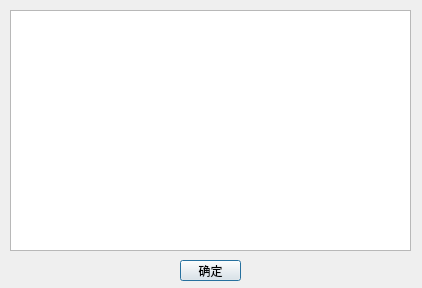
<?xml version="1.0" encoding="UTF-8"?>
<ui version="4.0">
 <class>Port</class>
 <widget class="QDialog" name="Port">
  <property name="geometry">
   <rect>
    <x>0</x>
    <y>0</y>
    <width>422</width>
    <height>288</height>
   </rect>
  </property>
  <property name="sizePolicy">
   <sizepolicy hsizetype="Fixed" vsizetype="Fixed">
    <horstretch>0</horstretch>
    <verstretch>0</verstretch>
   </sizepolicy>
  </property>
  <property name="windowTitle">
   <string>选择监听端口</string>
  </property>
  <widget class="QListView" name="listView">
   <property name="geometry">
    <rect>
     <x>10</x>
     <y>10</y>
     <width>401</width>
     <height>241</height>
    </rect>
   </property>
  </widget>
  <widget class="QPushButton" name="btn">
   <property name="geometry">
    <rect>
     <x>180</x>
     <y>260</y>
     <width>61</width>
     <height>21</height>
    </rect>
   </property>
   <property name="text">
    <string>确定</string>
   </property>
  </widget>
 </widget>
 <layoutdefault spacing="6" margin="11"/>
 <resources/>
 <connections>
  <connection>
   <sender>listView</sender>
   <signal>clicked(QModelIndex)</signal>
   <receiver>Port</receiver>
   <slot>choose_port(QModelIndex)</slot>
   <hints>
    <hint type="sourcelabel">
     <x>210</x>
     <y>130</y>
    </hint>
    <hint type="destinationlabel">
     <x>210</x>
     <y>143</y>
    </hint>
   </hints>
  </connection>
  <connection>
   <sender>btn</sender>
   <signal>clicked()</signal>
   <receiver>Port</receiver>
   <slot>close()</slot>
   <hints>
    <hint type="sourcelabel">
     <x>210</x>
     <y>270</y>
    </hint>
    <hint type="destinationlabel">
     <x>210</x>
     <y>143</y>
    </hint>
   </hints>
  </connection>
 </connections>
 <slots>
  <slot>choose_port(QModelIndex)</slot>
 </slots>
</ui>
